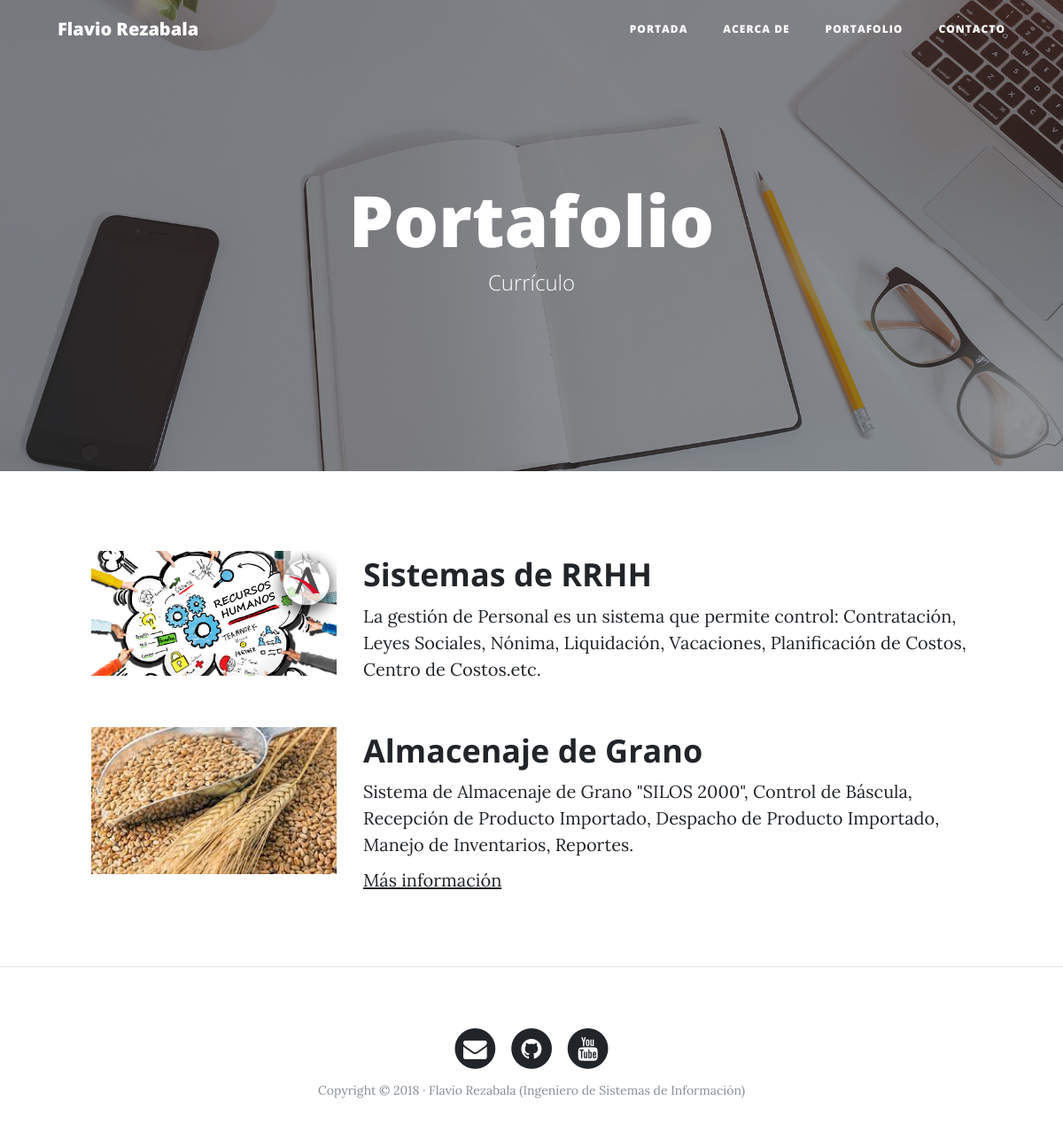
The page /portfolio/ on the database its author committed.
### portfolio/models.py (models this page shows, shortened)
class Project(models.Model):
    title = models.CharField(max_length=200, verbose_name = 'Título')
    description = models.TextField(verbose_name = 'Descripción')
    image = models.ImageField(verbose_name = 'Imagen', upload_to= "projects")
    created = models.DateTimeField(auto_now_add=True, verbose_name = 'Fecha de Creación')
    updated = models.DateTimeField(auto_now=True, verbose_name = 'Fecha de Edición')
    lint = models.URLField(null=True, blank=True, verbose_name= "URL")
    class Meta:
        verbose_name = 'proyecto'
        verbose_name_plural = 'proyectos'
        ordering = ["-created"]

### portfolio/views.py (the view)
# urls.py: path('portfolio/', portfolio_views.portfolio, name="portfolio"),
def portfolio(request):
    projects = Project.objects.all()
    return render(request, "portfolio/portfolio.html", {'projects' : projects})

### portfolio/templates/portfolio/portfolio.html (shortened to what this page needs)
{% extends 'core/base.html' %}
{% block background %}{% load static %}{% static 'core/img/portfolio-bg.jpg'%}{% endblock %}
{% block headers %}
    <h1>Portafolio</h1>
    <span class="subheading">Currículo</span>
{% endblock %}
{% block content %}
		{% for project in projects%}
	      <div class="row project">
	      	<div class="col-lg-3 col-md-4 offset-lg-1">
			      <img class="img-fluid" src="{{project.image.url}}" alt="">
	      	</div>
	        <div class="col-lg-7 col-md-8">
	      		<h2 class="section-heading title">{{project.title}}</h2>
	          <p>{{project.description}}</p>
			 {% if project.lint != null %} <p><a href={{project.lint}}>Más información</a></p> {% endif %}
	      	</div>
	      </div>
		{% endfor %}
{% endblock %}

### core/templates/core/base.html (shortened to what this page needs)
<!DOCTYPE html>
<html lang="es">
  <head>
    {% load static %}
    <link href="{% static 'core/vendor/bootstrap/css/bootstrap.min.css' %}" rel="stylesheet">
    <link href="{% static 'core/vendor/font-awesome/css/font-awesome.min.css' %}" rel="stylesheet" type="text/css">
    <link href="{% static 'core/css/clean-blog.min.css' %}" rel="stylesheet">
  </head>
  <body>
    <nav class="navbar navbar-expand-lg navbar-light fixed-top" id="mainNav">
      <div class="container">
        <a class="navbar-brand" href="{% url 'home' %}">Flavio Rezabala</a>
        <div class="collapse navbar-collapse" id="navbarResponsive">
          <ul class="navbar-nav ml-auto">
            <li class="nav-item">
              <a class="nav-link" href="{% url 'home' %}">Portada</a>
            </li>
            <li class="nav-item">
              <a class="nav-link" href="{% url 'about' %}">Acerca de</a>
            </li>
            <li class="nav-item">
              <a class="nav-link" href="{% url 'portfolio' %}">Portafolio</a>
            </li>
            <li class="nav-item">
              <a class="nav-link" href="{% url 'contact' %}">Contacto</a>
            </li>
          </ul>
        </div>
      </div>
    </nav>
    <header class="masthead" style="background-image: url(' {% block background %}{% endblock %} ')">
      <div class="overlay"></div>
      <div class="container">
        <div class="row">
          <div class="col-lg-8 col-md-10 mx-auto">
            <div class="site-heading">
            {% block headers %}{% endblock %}
            </div>
          </div>
        </div>
      </div>
    </header>
    {% block content %} {% endblock %}
{% if request.path != "/" %} <hr> {% endif %}
    <footer>
      <div class="container">
        <div class="row">
          <div class="col-lg-8 col-md-10 mx-auto">
            <ul class="list-inline text-center">
              <li class="list-inline-item">
                <a href="#">
                  <span class="fa-stack fa-lg">
                    <i class="fa fa-circle fa-stack-2x"></i>
                    <i class="fa fa-envelope fa-stack-1x fa-inverse"></i>
                  </span>
                </a>
              </li>
              <li class="list-inline-item">
                <a href="#">
                  <span class="fa-stack fa-lg">
                    <i class="fa fa-circle fa-stack-2x"></i>
                    <i class="fa fa-github fa-stack-1x fa-inverse"></i>
                  </span>
                </a>
              </li>
              <li class="list-inline-item">
                <a href="#">
                  <span class="fa-stack fa-lg">
                    <i class="fa fa-circle fa-stack-2x"></i>
                    <i class="fa fa-youtube fa-stack-1x fa-inverse"></i>
                  </span>
                </a>
              </li>
            </ul>
            <p class="copyright text-muted">Copyright &copy; 2018 · Flavio Rezabala (Ingeniero de Sistemas de Información) </p>
          </div>
        </div>
      </div>
    </footer>
  </body>
</html>

### rows shown on the page
Project: image (picture), title "Sistemas de RRHH", description "La gestión de Personal es un sistema que permite control: Contratación, Leyes Sociales, Nónima, Liquidación, Vacaciones, Planificación de Costos, Centro de Costos.etc."
Project: image (picture), title "Almacenaje de Grano", description "Sistema de Almacenaje de Grano \"SILOS 2000\", Control de Báscula, Recepción de Producto Importado, Despacho de Producto Importado, Manejo de Inventarios, Reportes."
